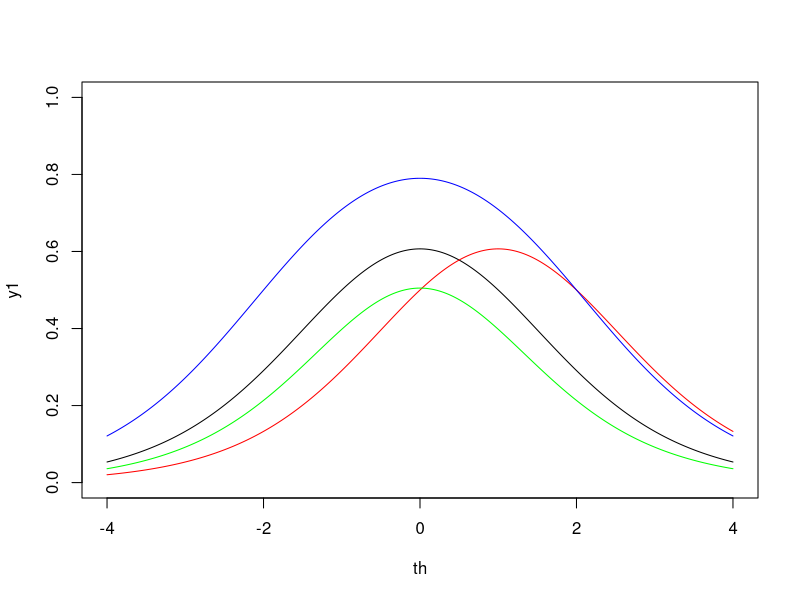
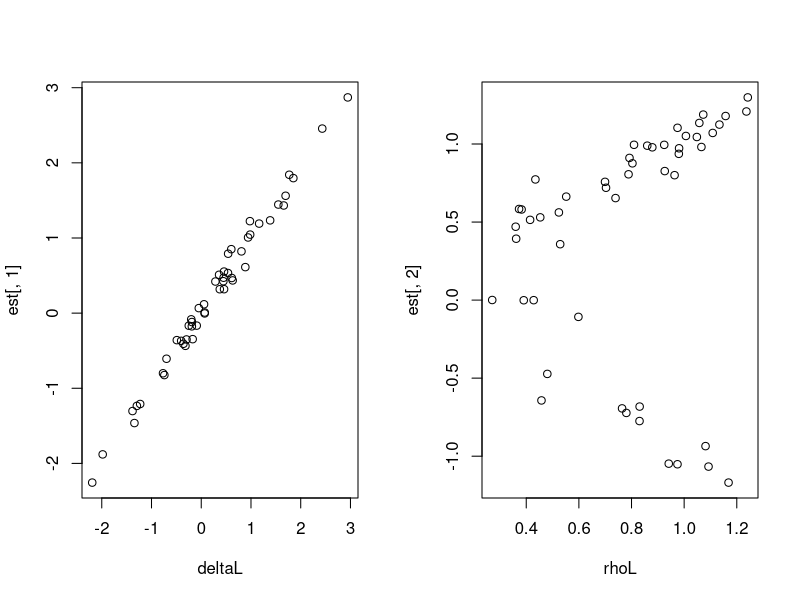
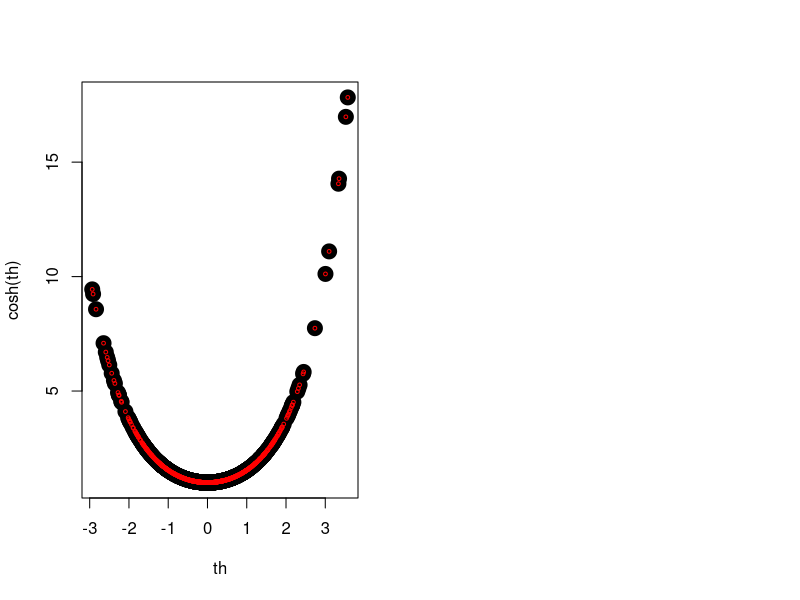

These figures' R source, in order:
sim<-function(th,delta,rho,resp=FALSE) {
    ##eqn 21.17 in handbook, u=1
    n<-cosh(rho)
    gamma<-cosh(rho)+cosh(th-delta)
    p<-cosh(rho)/gamma 
    if (resp) rbinom(length(p),1,p) else p
}

th<-seq(-4,4,length.out=1000)
y1<-sim(th,delta=0,rho=1)
plot(th,y1,type='l',ylim=0:1)

lines(th,sim(th,delta=1,rho=1),col='red')
lines(th,sim(th,delta=0,rho=2),col='blue')
lines(th,sim(th,delta=0,rho=.2),col='green')


th<-rnorm(1000)
y<-sim(th,delta=.25,rho=.75,resp=TRUE)
like<-function(pars,th,resp) {
    delta<-pars[1]
    rho<-pars[2]
    gamma<-cosh(rho)+cosh(th-delta)
    term1<-(cosh(rho))^resp
    term2<-(cosh(th-delta))^(1-resp)
    -sum(log(term1*term2/gamma))
}

optim(c(0,1),like,th=th,resp=y)

deltaL<-rnorm(50)
rhoL<-runif(50,min=.25,max=1.25)
est<-list()
for (i in 1:length(deltaL)) {
    y<-sim(th,delta=deltaL[i],rho=rhoL[i],resp=TRUE)
    est[[i]]<-optim(c(0,1),like,th=th,resp=y)$par
}
est<-do.call("rbind",est)

par(mfrow=c(1,2))
plot(deltaL,est[,1])
plot(rhoL,est[,2])

plot(th,cosh(th),cex=2,pch=19)
points(th,cosh(-th),col='red',cex=.5)
